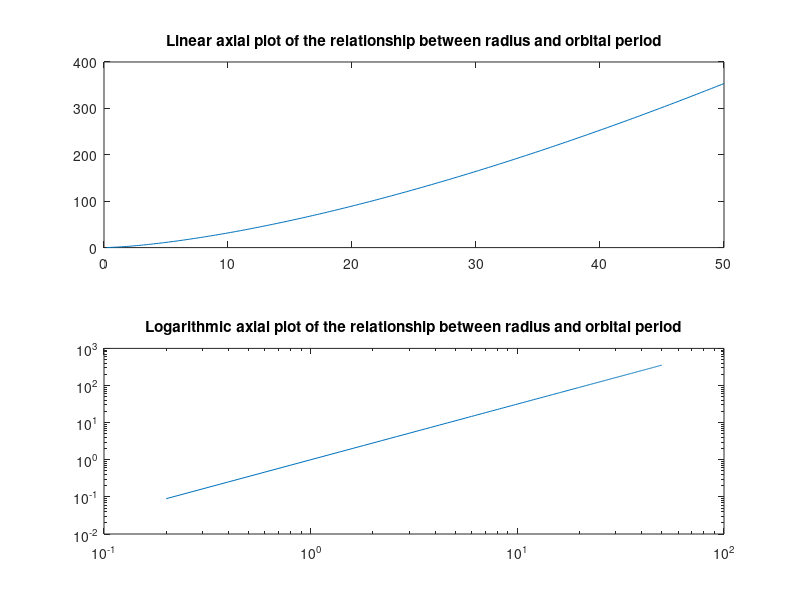

This figure's MATLAB source:
% 10/24/2017
% Ethan Hammond
% 17-23

clc
clear
close all

radius=(.2:.2:50);
c=1;
orbitalPeriod=sqrt(c.*radius.^3);

subplot(2,1,1);
plot(radius,orbitalPeriod);
title('Linear axial plot of the relationship between radius and orbital period');

subplot(2,1,2);
loglog(radius,orbitalPeriod);
title('Logarithmic axial plot of the relationship between radius and orbital period');